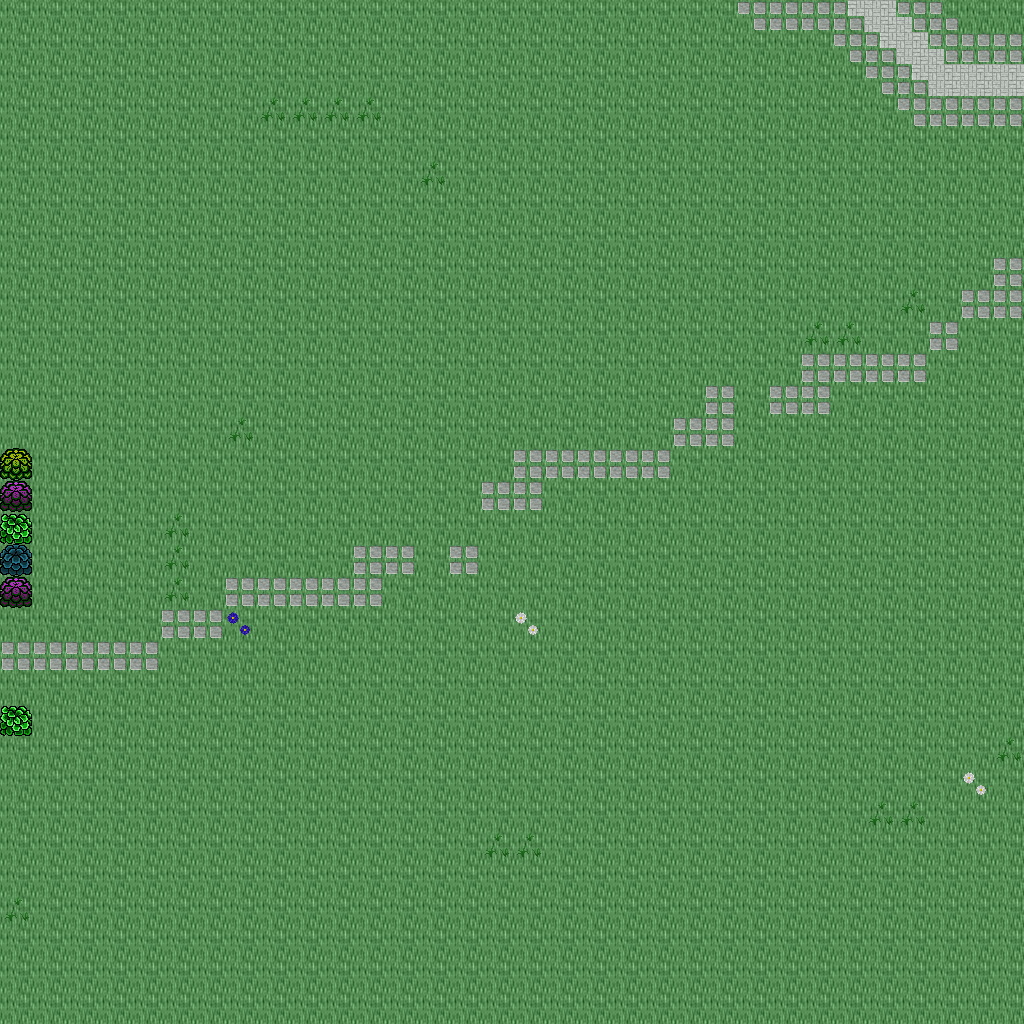

Rendered tile map (Tiled .tmx) drawn with the repository's tilesets; below, a short description and the map source with its tile grids summarised:
An orthogonal 32x32 tile map with 32x32 px tiles, 5 tile layers (Ground, Objects, Objects2, Above, ...), 1 hidden layer not drawn, 44 tilesets.

<map version="1.10" tiledversion="1.11.0" orientation="orthogonal" renderorder="right-down" width="32" height="32" tilewidth="32" tileheight="32" infinite="0" nextlayerid="11" nextobjectid="1">
 <tileset firstgid="1" name="logic_item_mushroom" tilewidth="32" tileheight="32" tilecount="6" columns="6">
  <image source="../drawable/logic_item_mushroom.png" width="192" height="32" />
 </tileset>
 <tileset firstgid="7" name="plant_tree_chestnut_tree" tilewidth="32" tileheight="32" tilecount="20" columns="4">
  <image source="../drawable/plant_tree_chestnut_tree.png" width="128" height="160" />
 </tileset>
 <tileset firstgid="27" name="plant_tree_oak_tree" tilewidth="32" tileheight="32" tilecount="20" columns="4">
  <image source="../drawable/plant_tree_oak_tree.png" width="128" height="160" />
 </tileset>
 <tileset firstgid="47" name="building_fence_stone_fence_white" tilewidth="32" tileheight="32" tilecount="9" columns="3">
  <image source="../drawable/building_fence_stone_fence_white.png" width="96" height="96" />
 </tileset>
 <tileset firstgid="56" name="building_gnome_homes" tilewidth="32" tileheight="32" tilecount="48" columns="6">
  <image source="../drawable/building_gnome_homes.png" width="192" height="256" />
 </tileset>
 <tileset firstgid="104" name="logic_creature_gnome" tilewidth="32" tileheight="32" tilecount="6" columns="6">
  <image source="../drawable/logic_creature_gnome.png" width="192" height="32" />
 </tileset>
 <tileset firstgid="110" name="logic_item_vegetable" tilewidth="32" tileheight="32" tilecount="16" columns="8">
  <image source="../drawable/logic_item_vegetable.png" width="256" height="64" />
 </tileset>
 <tileset firstgid="126" name="plant_stump_small_stump" tilewidth="32" tileheight="32" tilecount="4" columns="2">
  <image source="../drawable/plant_stump_small_stump.png" width="64" height="64" />
 </tileset>
 <tileset firstgid="130" name="object_birds" tilewidth="32" tileheight="32" tilecount="4" columns="2">
  <image source="../drawable/object_birds.png" width="64" height="64" />
 </tileset>
 <tileset firstgid="134" name="ground_earth_edges" tilewidth="32" tileheight="32" tilecount="18" columns="6">
  <image source="../drawable/ground_earth_edges.png" width="192" height="96" />
 </tileset>
 <tileset firstgid="152" name="ground_grass_corners" tilewidth="32" tileheight="32" tilecount="24" columns="6">
  <image source="../drawable/ground_grass_corners.png" width="192" height="128" />
 </tileset>
 <tileset firstgid="176" name="building_fence_fence_chunky" tilewidth="32" tileheight="32" tilecount="21" columns="3">
  <image source="../drawable/building_fence_fence_chunky.png" width="96" height="224" />
 </tileset>
 <tileset firstgid="197" name="plant_bush_hosta" tilewidth="32" tileheight="32" tilecount="9" columns="3">
  <image source="../drawable/plant_bush_hosta.png" width="96" height="96" />
 </tileset>
 <tileset firstgid="206" name="plant_tree_maple_tree" tilewidth="32" tileheight="32" tilecount="72" columns="8">
  <image source="../drawable/plant_tree_maple_tree.png" width="256" height="288" />
 </tileset>
 <tileset firstgid="278" name="ground_ground" tilewidth="32" tileheight="32" tilecount="33" columns="3">
  <image source="../drawable/ground_ground.png" width="96" height="352" />
 </tileset>
 <tileset firstgid="311" name="ground_ground_2" tilewidth="32" tileheight="32" tilecount="4" columns="4">
  <image source="../drawable/ground_ground_2.png" width="128" height="32" />
 </tileset>
 <tileset firstgid="315" name="ground_ridge_earth_dark" tilewidth="32" tileheight="32" tilecount="96" columns="12">
  <image source="../drawable/ground_ridge_earth_dark.png" width="384" height="256" />
 </tileset>
 <tileset firstgid="411" name="plant_grasses" tilewidth="32" tileheight="32" tilecount="6" columns="3">
  <image source="../drawable/plant_grasses.png" width="96" height="64" />
 </tileset>
 <tileset firstgid="417" name="ground_grass_edges" tilewidth="32" tileheight="32" tilecount="36" columns="12">
  <image source="../drawable/ground_grass_edges.png" width="384" height="96" />
 </tileset>
 <tileset firstgid="453" name="ground_green_paving" tilewidth="32" tileheight="32" tilecount="18" columns="3">
  <image source="../drawable/ground_green_paving.png" width="96" height="192" />
 </tileset>
 <tileset firstgid="471" name="ground_rock_pebbles" tilewidth="32" tileheight="32" tilecount="3" columns="1">
  <image source="../drawable/ground_rock_pebbles.png" width="32" height="96" />
 </tileset>
 <tileset firstgid="474" name="plant_flower_daisy_white" tilewidth="32" tileheight="32" tilecount="8" columns="2">
  <image source="../drawable/plant_flower_daisy_white.png" width="64" height="128" />
 </tileset>
 <tileset firstgid="482" name="plant_flower_daisy_blue" tilewidth="32" tileheight="32" tilecount="8" columns="2">
  <image source="../drawable/plant_flower_daisy_blue.png" width="64" height="128" />
 </tileset>
 <tileset firstgid="490" name="ground_ladder_vertical_dark" tilewidth="32" tileheight="32" tilecount="3" columns="3">
  <image source="../drawable/ground_ladder_vertical_dark.png" width="96" height="32" />
 </tileset>
 <tileset firstgid="493" name="plant_tree_tree_darkgreen" tilewidth="32" tileheight="32" tilecount="88" columns="8">
  <image source="../drawable/plant_tree_tree_darkgreen.png" width="256" height="352" />
 </tileset>
 <tileset firstgid="581" name="ground_rock_rock_cluster" tilewidth="32" tileheight="32" tilecount="6" columns="3">
  <image source="../drawable/ground_rock_rock_cluster.png" width="96" height="64" />
 </tileset>
 <tileset firstgid="587" name="ground_grass_corners" tilewidth="32" tileheight="32" tilecount="24" columns="6">
  <image source="../drawable/ground_grass_corners.png" width="192" height="128" />
 </tileset>
 <tileset firstgid="611" name="plant_bush_bushes" tilewidth="32" tileheight="32" tilecount="10" columns="5">
  <image source="../drawable/plant_bush_bushes.png" width="160" height="64" />
 </tileset>
 <tileset firstgid="621" name="plant_vine" tilewidth="32" tileheight="32" tilecount="3" columns="1">
  <image source="../drawable/plant_vine.png" width="32" height="96" />
 </tileset>
 <tileset firstgid="624" name="ground_ladder_horizontal_dark" tilewidth="32" tileheight="32" tilecount="3" columns="1">
  <image source="../drawable/ground_ladder_horizontal_dark.png" width="32" height="96" />
 </tileset>
 <tileset firstgid="627" name="logic_collision" tilewidth="32" tileheight="32" tilecount="1" columns="1">
  <image source="../drawable/logic_collision.png" width="32" height="32" />
 </tileset>
 <tileset firstgid="628" name="plant_tree_fir_trees" tilewidth="32" tileheight="32" tilecount="24" columns="6">
  <image source="../drawable/plant_tree_fir_trees.png" width="192" height="128" />
 </tileset>
 <tileset firstgid="652" name="plant_mosses" tilewidth="32" tileheight="32" tilecount="16" columns="4">
  <image source="../drawable/plant_mosses.png" width="128" height="128" />
 </tileset>
 <tileset firstgid="668" name="plant_mushroom3" tilewidth="32" tileheight="32" tilecount="2" columns="2">
  <image source="../drawable/plant_mushroom3.png" width="64" height="32" />
 </tileset>
 <tileset firstgid="670" name="building_wizards_tower" tilewidth="32" tileheight="32" tilecount="252" columns="9">
  <image source="../drawable/building_wizards_tower.png" width="288" height="896" />
 </tileset>
 <tileset firstgid="922" name="plant_tree_evergreen" tilewidth="32" tileheight="32" tilecount="36" columns="3">
  <image source="../drawable/plant_tree_evergreen.png" width="96" height="384" />
 </tileset>
 <tileset firstgid="958" name="logic_portal" tilewidth="32" tileheight="32" tilecount="24" columns="8">
  <image source="../drawable/logic_portal.png" width="256" height="96" />
 </tileset>
 <tileset firstgid="982" name="logic_protection" tilewidth="32" tileheight="32" tilecount="2" columns="2">
  <image source="../drawable/logic_protection.png" width="64" height="32" />
 </tileset>
 <tileset firstgid="984" name="logic_item_herb" tilewidth="32" tileheight="32" tilecount="5" columns="5">
  <image source="../drawable/logic_item_herb.png" width="160" height="32" />
 </tileset>
 <tileset firstgid="989" name="plant_bush_large_green" tilewidth="32" tileheight="32" tilecount="9" columns="3">
  <image source="../drawable/plant_bush_large_green.png" width="96" height="96" />
 </tileset>
 <tileset firstgid="998" name="light_dim_light_5x5" tilewidth="32" tileheight="32" tilecount="25" columns="5">
  <image source="../drawable/light_dim_light_5x5.png" width="160" height="160" />
 </tileset>
 <tileset firstgid="1023" name="furniture_light_small_oil_lamp" tilewidth="32" tileheight="32" tilecount="8" columns="2">
  <image source="../drawable/furniture_light_small_oil_lamp.png" width="64" height="128" />
 </tileset>
 <tileset firstgid="1031" name="item_banners_flag" tilewidth="32" tileheight="32" tilecount="12" columns="3">
  <image source="../drawable/item_banners_flag.png" width="96" height="128" />
 </tileset>
 <tileset firstgid="1043" name="item_flagpole" tilewidth="32" tileheight="32" tilecount="3" columns="1">
  <image source="../drawable/item_flagpole.png" width="32" height="96" />
 </tileset>
 <layer id="1" name="Ground" width="32" height="32">
  <data>[1024 cells, 1024 non-empty, 1 distinct tile ids]</data>
 </layer>
 <layer id="2" name="Objects" width="32" height="32">
  <data>[1024 cells, 81 non-empty, 11 distinct tile ids]</data>
 </layer>
 <layer id="3" name="Objects2" width="32" height="32">
  <data>[1024 cells, 3 non-empty, 2 distinct tile ids]</data>
 </layer>
 <layer id="4" name="Above" width="32" height="32">
  <data>[1024 cells, 0 non-empty, 0 distinct tile ids]</data>
 </layer>
 <layer id="5" name="Above2" width="32" height="32">
  <data>[1024 cells, 0 non-empty, 0 distinct tile ids]</data>
 </layer>
 <layer id="6" name="Walkable" width="32" height="32" visible="0">
  <data>[1024 cells, 6 non-empty, 1 distinct tile ids]</data>
 </layer>
 <objectgroup id="7" name="Mapevents" />
 <objectgroup id="8" name="Spawn" />
 <objectgroup id="9" name="Keys" />
 <objectgroup id="10" name="Replace" />
</map>
